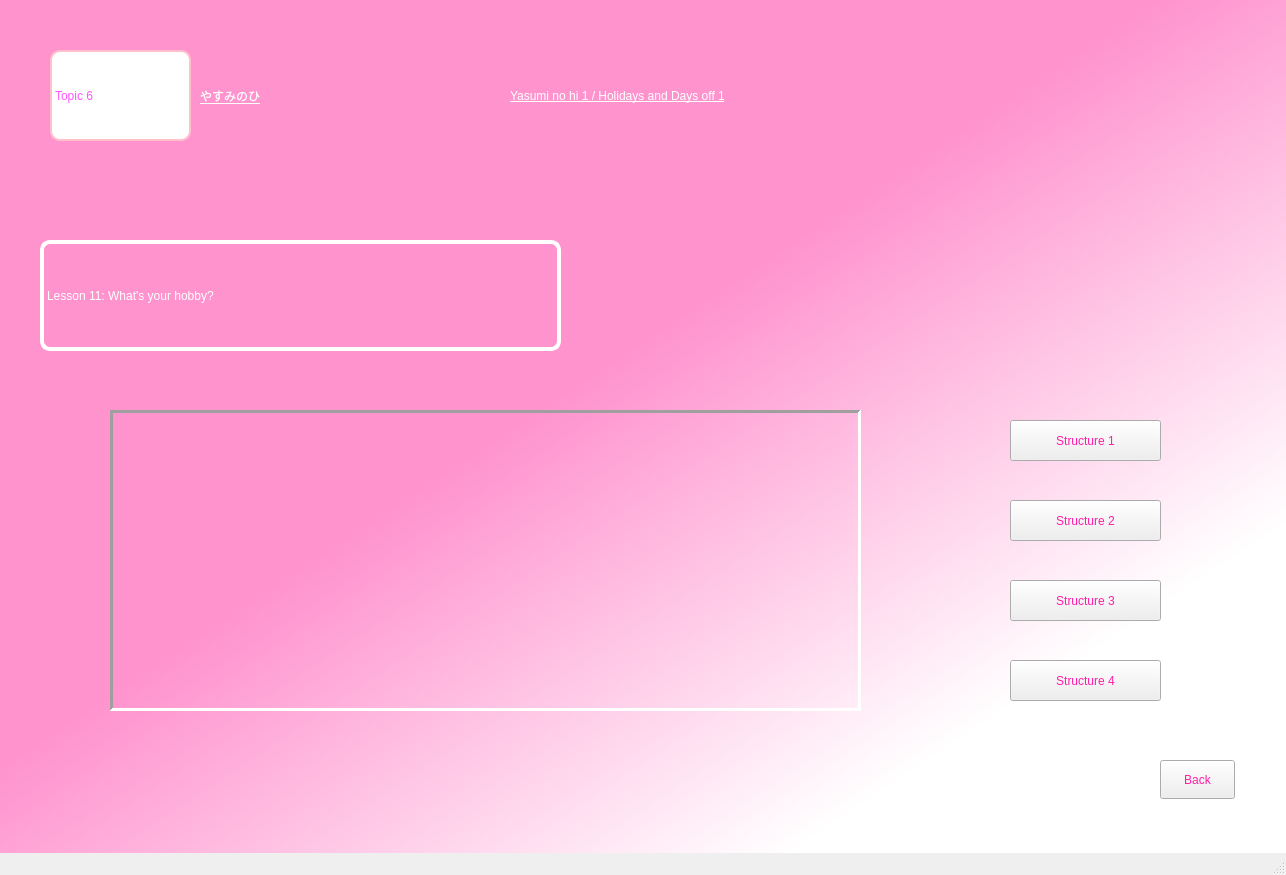
<?xml version="1.0" encoding="UTF-8"?>
<ui version="4.0">
 <class>MainWindow</class>
 <widget class="QMainWindow" name="MainWindow">
  <property name="geometry">
   <rect>
    <x>0</x>
    <y>0</y>
    <width>1286</width>
    <height>875</height>
   </rect>
  </property>
  <property name="windowTitle">
   <string>page1tp6</string>
  </property>
  <widget class="QWidget" name="centralwidget">
   <widget class="QWidget" name="widget" native="true">
    <property name="geometry">
     <rect>
      <x>0</x>
      <y>0</y>
      <width>1291</width>
      <height>881</height>
     </rect>
    </property>
    <property name="styleSheet">
     <string notr="true">QWidget#widget{
background-color: qlineargradient(spread:pad, x1:0.398091, y1:0.358, x2:0.806818, y2:0.778, stop:0.153409 rgba(255, 147, 206, 255), stop:1 rgba(255, 255, 255, 255));}</string>
    </property>
    <widget class="QLabel" name="label_1">
     <property name="geometry">
      <rect>
       <x>50</x>
       <y>50</y>
       <width>141</width>
       <height>91</height>
      </rect>
     </property>
     <property name="styleSheet">
      <string notr="true">background-color: rgb(255, 255, 255);
color: rgb(255, 85, 255);
font: 25pt &quot;MV Boli&quot;;
border-radius:10px;
border: 2px solid pink;
</string>
     </property>
     <property name="text">
      <string>Topic 6</string>
     </property>
    </widget>
    <widget class="QLabel" name="label_2">
     <property name="geometry">
      <rect>
       <x>200</x>
       <y>70</y>
       <width>161</width>
       <height>51</height>
      </rect>
     </property>
     <property name="styleSheet">
      <string notr="true">color: rgb(255, 255, 255);
text-decoration: underline;
font: 24pt &quot;MV Boli&quot;;
</string>
     </property>
     <property name="text">
      <string>やすみのひ</string>
     </property>
    </widget>
    <widget class="QLabel" name="label_3">
     <property name="geometry">
      <rect>
       <x>510</x>
       <y>60</y>
       <width>561</width>
       <height>71</height>
      </rect>
     </property>
     <property name="styleSheet">
      <string notr="true">font: 24pt &quot;MV Boli&quot;;
text-decoration: underline;
color: rgb(255, 255, 255);</string>
     </property>
     <property name="text">
      <string>Yasumi no hi 1 / Holidays and Days off 1</string>
     </property>
    </widget>
    <widget class="QLabel" name="label_4">
     <property name="geometry">
      <rect>
       <x>40</x>
       <y>240</y>
       <width>521</width>
       <height>111</height>
      </rect>
     </property>
     <property name="styleSheet">
      <string notr="true">font: 24pt &quot;MV Boli&quot;;
color: rgb(255, 255, 255);
border: 4px solid #ffffff;
border-radius: 10px;</string>
     </property>
     <property name="text">
      <string>Lesson 11: What's your hobby?</string>
     </property>
    </widget>
    <widget class="QStackedWidget" name="stackedWidget">
     <property name="geometry">
      <rect>
       <x>110</x>
       <y>410</y>
       <width>751</width>
       <height>301</height>
      </rect>
     </property>
     <property name="styleSheet">
      <string notr="true"/>
     </property>
     <property name="frameShape">
      <enum>QFrame::Panel</enum>
     </property>
     <property name="frameShadow">
      <enum>QFrame::Sunken</enum>
     </property>
     <property name="lineWidth">
      <number>3</number>
     </property>
     <property name="currentIndex">
      <number>1</number>
     </property>
     <widget class="QWidget" name="page_1">
      <widget class="QLabel" name="label_5">
       <property name="geometry">
        <rect>
         <x>0</x>
         <y>0</y>
         <width>751</width>
         <height>301</height>
        </rect>
       </property>
       <property name="styleSheet">
        <string notr="true">border-image: url(:/congthuc/topic6d.jpg);</string>
       </property>
       <property name="text">
        <string/>
       </property>
      </widget>
     </widget>
     <widget class="QWidget" name="page_2">
      <widget class="QLabel" name="label_6">
       <property name="geometry">
        <rect>
         <x>-4</x>
         <y>-8</y>
         <width>751</width>
         <height>311</height>
        </rect>
       </property>
       <property name="styleSheet">
        <string notr="true">border-image: url(:/congthuc/topic6b.jpg);</string>
       </property>
       <property name="text">
        <string/>
       </property>
      </widget>
     </widget>
     <widget class="QWidget" name="page_3">
      <widget class="QLabel" name="label_7">
       <property name="geometry">
        <rect>
         <x>-4</x>
         <y>-8</y>
         <width>751</width>
         <height>311</height>
        </rect>
       </property>
       <property name="styleSheet">
        <string notr="true">border-image: url(:/congthuc/topic6c.jpg);</string>
       </property>
       <property name="text">
        <string/>
       </property>
      </widget>
     </widget>
     <widget class="QWidget" name="page_4">
      <widget class="QLabel" name="label_8">
       <property name="geometry">
        <rect>
         <x>0</x>
         <y>0</y>
         <width>751</width>
         <height>301</height>
        </rect>
       </property>
       <property name="styleSheet">
        <string notr="true">border-image: url(:/congthuc/topic6a.jpg);</string>
       </property>
       <property name="text">
        <string/>
       </property>
      </widget>
     </widget>
    </widget>
    <widget class="QPushButton" name="Button_1">
     <property name="geometry">
      <rect>
       <x>1010</x>
       <y>420</y>
       <width>151</width>
       <height>41</height>
      </rect>
     </property>
     <property name="styleSheet">
      <string notr="true">color: rgb(255, 29, 169);

font: 18pt &quot;MV Boli&quot;;</string>
     </property>
     <property name="text">
      <string>Structure 1</string>
     </property>
    </widget>
    <widget class="QPushButton" name="Button_2">
     <property name="geometry">
      <rect>
       <x>1010</x>
       <y>500</y>
       <width>151</width>
       <height>41</height>
      </rect>
     </property>
     <property name="styleSheet">
      <string notr="true">font: 18pt &quot;MV Boli&quot;;
color: rgb(255, 29, 169);</string>
     </property>
     <property name="text">
      <string>Structure 2</string>
     </property>
    </widget>
    <widget class="QPushButton" name="Button_3">
     <property name="geometry">
      <rect>
       <x>1010</x>
       <y>580</y>
       <width>151</width>
       <height>41</height>
      </rect>
     </property>
     <property name="styleSheet">
      <string notr="true">font: 18pt &quot;MV Boli&quot;;
color: rgb(255, 29, 169);</string>
     </property>
     <property name="text">
      <string>Structure 3</string>
     </property>
    </widget>
    <widget class="QPushButton" name="Button_4">
     <property name="geometry">
      <rect>
       <x>1010</x>
       <y>660</y>
       <width>151</width>
       <height>41</height>
      </rect>
     </property>
     <property name="styleSheet">
      <string notr="true">color: rgb(255, 29, 169);
font: 18pt &quot;MV Boli&quot;;</string>
     </property>
     <property name="text">
      <string>Structure 4</string>
     </property>
    </widget>
    <widget class="QPushButton" name="back1">
     <property name="geometry">
      <rect>
       <x>1160</x>
       <y>760</y>
       <width>75</width>
       <height>39</height>
      </rect>
     </property>
     <property name="styleSheet">
      <string notr="true">color: rgb(255, 29, 169);

font: 18pt &quot;MV Boli&quot;;</string>
     </property>
     <property name="text">
      <string>Back</string>
     </property>
    </widget>
   </widget>
  </widget>
  <widget class="QStatusBar" name="statusbar"/>
 </widget>
 <resources>
  <include location="topic6.qrc"/>
 </resources>
 <connections/>
</ui>
